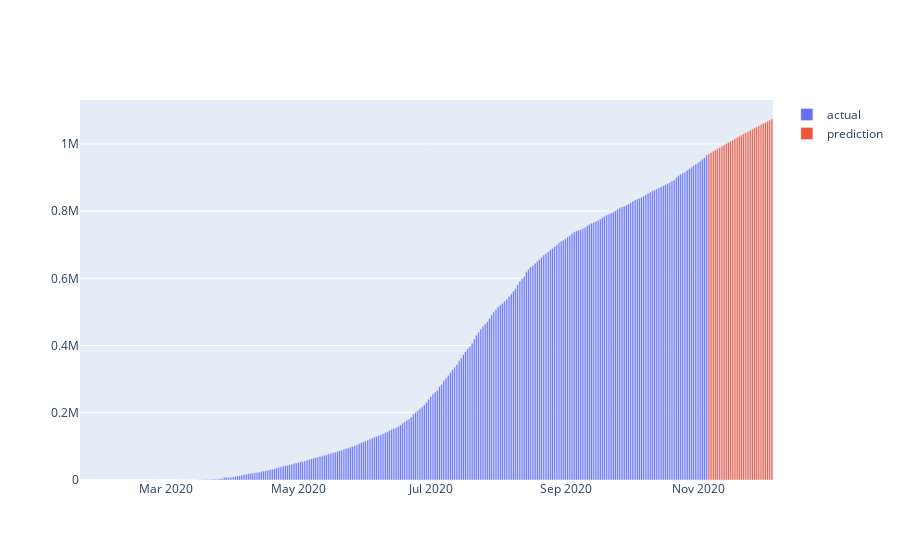

This figure's notebook cell:
### Code cell
from functions import area_bar_plot
area_bar_plot(df_all, 'usa', 'California', 'Cases', last_date, first_pred_date)
